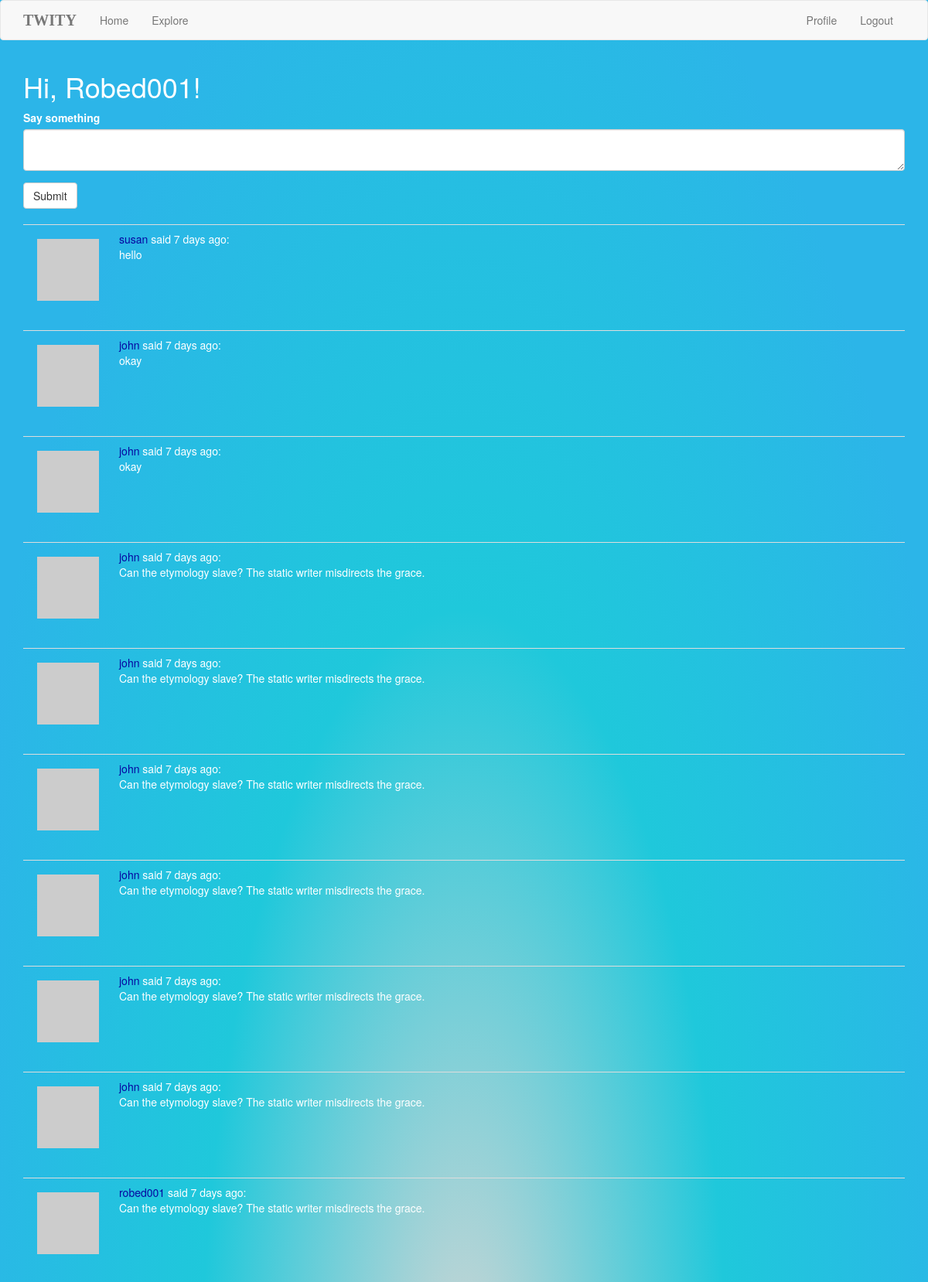
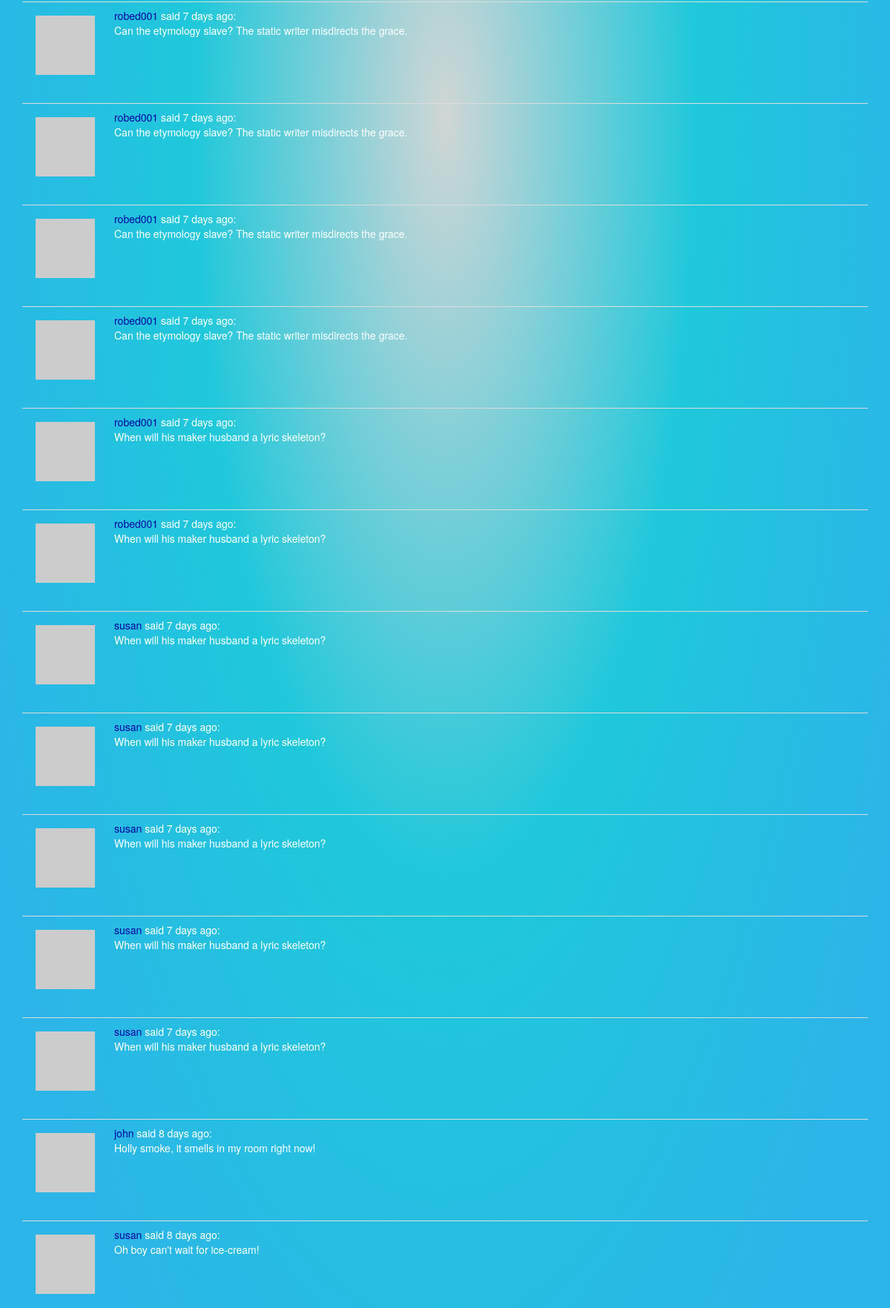
The page /index (signed in, upper part) on the database its author committed (2 pictures, top to bottom).
### app/models.py (models this page shows, shortened)
class User(UserMixin, db.Model):
    id = db.Column(db.Integer, primary_key=True)
    username = db.Column(db.String(64), index=True, unique=True)
    email = db.Column(db.String(120), index=True, unique=True)
    password_hash = db.Column(db.String(128))
    posts = db.relationship('Post', backref='author', lazy='dynamic')
    about_me = db.Column(db.String(140))
    last_seen = db.Column(db.DateTime, default=datetime.utcnow)
    followed = db.relationship(
        'User', secondary=followers,
        primaryjoin=(followers.c.follower_id == id),
        secondaryjoin=(followers.c.followed_id == id),
        backref=db.backref('followers', lazy='dynamic'), lazy='dynamic')
    def avatar(self, size):
        digest = md5(self.email.lower().encode('utf-8')).hexdigest()
        return 'https://www.gravatar.com/avatar/{}?d=identicon&s={}'.format(
            digest, size)
    def followed_posts(self):
        followed = Post.query.join(
            followers, (followers.c.followed_id == Post.user_id)).filter(
                followers.c.follower_id == self.id)
        own = Post.query.filter_by(user_id=self.id)
        return followed.union(own).order_by(Post.timestamp.desc())

class Post(db.Model):
    id = db.Column(db.Integer, primary_key=True)
    body = db.Column(db.String(140))
    timestamp = db.Column(db.DateTime, index=True, default=datetime.utcnow)
    user_id = db.Column(db.Integer, db.ForeignKey('user.id'))

### app/routes.py (the view, shortened to what this page needs)
@app.route('/', methods=['GET', 'POST'])
@app.route('/index', methods=['GET', 'POST'])
@login_required
def index():
    form = PostForm()
    if form.validate_on_submit():
        post = Post(body=form.post.data, author=current_user)
        db.session.add(post)
        db.session.commit()
        flash('Your post is now live!')
        return redirect(url_for('index'))
    posts = current_user.followed_posts().all()
    return render_template('index.html', title='Home Page', form=form, posts=posts)

### app/forms.py
class PostForm(FlaskForm):
    post = TextAreaField('Say something', validators=[DataRequired()])
    submit = SubmitField('Submit')

### app/models.py (called while the page is built)
@login.user_loader
def load_user(id):
    return User.query.get(int(id))

### app/routes.py (called while the page is built)
@app.before_request
def before_request():
    if current_user.is_authenticated:
        current_user.last_seen = datetime.utcnow()
        db.session.commit()

### app/templates/index.html (shortened to what this page needs)
{% extends "base.html" %}
{% import 'bootstrap/wtf.html' as wtf %}
{% block app_content %}
    <h1>Hi, {{ current_user.username }}!</h1>
    {% if form %}
    {{ wtf.quick_form(form) }}
    <br>
    {% endif %}
    {% for post in posts %}
        {% include '_post.html' %}
    {% endfor %}
{% endblock %}

### app/templates/_post.html
    <table class="table">
        <tr>
            <td width="70px">
                <a href="{{ url_for('user', username=post.author.username) }}">
                    <img src="{{ post.author.avatar(70) }}" />
                </a>
            </td>
            <td>
                <a href="{{ url_for('user', username=post.author.username) }}">
                    {{ post.author.username }}
                </a>
                said {{ moment(post.timestamp).fromNow() }}:
                <br>
                {{ post.body }}
            </td>
        </tr>
    </table>

### app/static/mystyle.css (style rules this page uses)
html body { background-color: #2cb5e8; background-image: radial-gradient(#d0d6d5 0%, #1fc8db 40%,#2cb5e8 80%); background-repeat: no-repeat; color: white; Opacity: 100; }
a { color: rgb(7, 7, 160); }
img { float: left; margin: 10px; }
h1 { text-transform: capitalize; }

### rows shown on the page
User: username "Robed001"
Post: author.username "susan", timestamp "7 days ago", body "hello"
Post: author.username "john", timestamp "7 days ago", body "okay"
Post: author.username "john", timestamp "7 days ago", body "okay"
Post: author.username "john", timestamp "7 days ago", body "Can the etymology slave? The static writer misdirects the grace."
Post: author.username "john", timestamp "7 days ago", body "Can the etymology slave? The static writer misdirects the grace."
Post: author.username "john", timestamp "7 days ago", body "Can the etymology slave? The static writer misdirects the grace."
Post: author.username "john", timestamp "7 days ago", body "Can the etymology slave? The static writer misdirects the grace."
Post: author.username "john", timestamp "7 days ago", body "Can the etymology slave? The static writer misdirects the grace."
Post: author.username "john", timestamp "7 days ago", body "Can the etymology slave? The static writer misdirects the grace."
Post: author.username "robed001", timestamp "7 days ago", body "Can the etymology slave? The static writer misdirects the grace."
Post: author.username "robed001", timestamp "7 days ago", body "Can the etymology slave? The static writer misdirects the grace."
Post: author.username "robed001", timestamp "7 days ago", body "Can the etymology slave? The static writer misdirects the grace."
Post: author.username "robed001", timestamp "7 days ago", body "Can the etymology slave? The static writer misdirects the grace."
Post: author.username "robed001", timestamp "7 days ago", body "Can the etymology slave? The static writer misdirects the grace."
Post: author.username "robed001", timestamp "7 days ago", body "When will his maker husband a lyric skeleton?"
Post: author.username "robed001", timestamp "7 days ago", body "When will his maker husband a lyric skeleton?"
Post: author.username "susan", timestamp "7 days ago", body "When will his maker husband a lyric skeleton?"
Post: author.username "susan", timestamp "7 days ago", body "When will his maker husband a lyric skeleton?"
Post: author.username "susan", timestamp "7 days ago", body "When will his maker husband a lyric skeleton?"
Post: author.username "susan", timestamp "7 days ago", body "When will his maker husband a lyric skeleton?"
Post: author.username "susan", timestamp "7 days ago", body "When will his maker husband a lyric skeleton?"
Post: author.username "john", timestamp "8 days ago", body "Holly smoke, it smells in my room right now!"
Post: author.username "susan", timestamp "8 days ago", body "Oh boy can't wait for ice-cream!"
